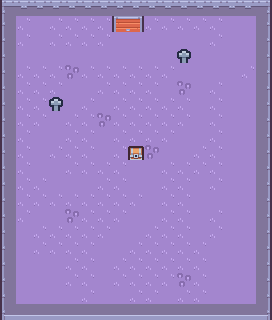

This is a level from a 2D game, rendered from its Tiled map with the project's own tilesets. A one-line summary and the complete map file follow:
An orthogonal 17x20 tile map with 16x16 px tiles, 7 tile layers (obj1, ground, obj, chest, ...), 2 tilesets.

<map version="1.10" tiledversion="1.11.2" orientation="orthogonal" renderorder="right-down" width="17" height="20" tilewidth="16" tileheight="16" infinite="0" nextlayerid="10" nextobjectid="1">
 <tileset firstgid="1" source="tilemap.tsx" />
 <tileset firstgid="235" source="kenney_tiny-dungeon/Tiled/sampleSheet.tsx" />
 <layer id="9" name="obj1" width="17" height="20">
  <data encoding="csv">
0,0,0,0,0,0,0,0,0,0,0,0,0,0,0,0,0,
0,0,0,0,0,0,0,0,0,0,0,0,0,0,0,0,0,
0,0,0,0,0,0,0,0,0,0,0,0,0,0,0,0,0,
0,0,0,0,0,0,0,0,0,0,0,0,0,0,0,0,0,
0,0,0,0,0,0,0,0,0,0,0,0,0,0,0,0,0,
0,314,305,305,305,305,305,305,305,305,305,305,305,305,305,305,0,
0,0,0,0,0,0,0,0,0,0,0,0,0,0,0,0,0,
0,0,0,0,0,0,0,0,0,0,0,0,0,0,0,0,0,
0,0,0,0,0,0,0,0,0,0,0,0,0,0,0,0,0,
0,0,0,0,0,0,0,0,0,0,0,0,0,304,305,305,0,
0,0,0,0,0,0,0,0,0,0,0,0,0,316,0,0,0,
0,0,0,0,0,0,0,0,0,0,0,0,0,316,0,0,0,
0,305,305,305,305,306,0,0,0,0,0,0,0,316,0,0,0,
0,0,0,0,0,318,0,0,0,0,0,0,0,316,0,0,0,
0,0,0,0,0,318,0,0,0,0,0,0,0,316,0,0,0,
0,0,0,0,0,318,0,0,0,0,0,0,0,316,0,0,0,
0,329,329,329,329,330,0,0,0,0,0,0,0,316,0,0,0,
0,0,0,0,0,0,0,0,0,0,0,0,0,316,0,0,0,
0,0,0,0,0,0,0,0,0,0,0,0,0,316,0,0,0,
0,0,0,0,0,0,0,0,0,0,0,0,0,0,0,0,0
</data>
 </layer>
 <layer id="2" name="ground" width="17" height="20">
  <data encoding="csv">
110,110,110,110,110,110,110,110,110,110,110,110,110,110,110,110,0,
110,20,110,20,20,20,20,20,20,20,20,20,20,20,110,110,0,
110,20,110,20,20,20,20,110,110,110,110,110,110,20,110,110,0,
110,110,110,110,110,110,110,110,110,110,110,110,110,110,110,110,0,
110,20,20,20,130,20,20,20,20,20,20,110,110,110,110,110,0,
110,20,20,20,110,110,20,20,20,20,110,130,110,20,110,110,0,
110,20,20,110,110,20,110,20,20,20,20,20,110,20,110,110,0,
110,20,20,110,20,20,130,20,20,20,20,20,110,20,110,110,0,
110,20,110,110,20,20,110,20,20,20,20,110,110,20,110,110,0,
110,20,110,20,20,20,110,20,20,130,110,110,20,20,110,110,0,
110,20,110,110,20,20,20,20,110,110,20,20,20,20,110,110,0,
110,20,20,110,110,110,20,20,110,110,20,20,110,20,110,110,0,
110,20,20,20,20,20,20,20,20,110,20,20,110,110,110,110,0,
110,20,110,110,130,20,20,20,110,110,20,20,110,20,110,110,0,
110,110,20,20,20,20,20,110,110,20,20,20,110,20,110,110,0,
110,110,20,20,20,20,110,110,20,20,20,20,20,110,110,110,0,
110,110,110,110,20,20,110,20,20,20,20,20,20,110,110,110,0,
110,110,110,110,20,20,110,20,20,20,20,130,20,110,110,110,0,
110,110,110,110,110,20,110,110,20,20,110,20,20,110,110,110,0,
110,110,20,110,20,20,20,110,110,110,20,20,20,20,110,110,0
</data>
 </layer>
 <layer id="3" name="obj" width="17" height="20">
  <data encoding="csv">
0,0,0,0,0,0,0,0,0,0,0,0,0,0,0,0,0,
0,0,0,0,0,0,0,0,0,0,0,0,0,0,0,0,0,
0,0,0,0,0,0,0,0,0,0,0,0,0,0,0,0,0,
0,0,0,0,0,0,0,0,0,0,0,299,0,0,0,0,0,
0,0,0,0,0,0,0,0,0,0,0,0,0,0,0,0,0,
0,0,0,0,0,0,0,0,0,0,0,0,0,0,0,0,0,
0,0,0,299,0,0,0,0,0,0,0,0,0,0,0,0,0,
0,0,0,0,0,0,0,0,0,0,0,0,0,0,0,0,0,
0,0,0,0,0,0,0,0,0,0,0,0,0,0,0,0,0,
0,0,0,0,0,0,0,0,0,0,0,0,0,0,0,0,0,
0,0,0,0,0,0,0,0,0,0,0,0,0,0,0,0,0,
0,0,0,0,0,0,0,0,0,0,0,0,0,0,0,0,0,
0,0,0,0,0,0,0,0,0,0,0,0,0,0,0,0,0,
0,0,0,0,0,0,0,0,0,0,0,0,0,0,0,0,0,
0,0,0,0,0,0,0,0,0,0,0,0,0,0,0,0,0,
0,0,0,0,0,0,0,0,0,0,0,0,0,0,0,0,0,
0,0,0,0,0,0,0,0,0,0,0,0,0,0,0,0,0,
0,0,0,0,0,0,0,0,0,0,0,0,0,0,0,0,0,
0,0,0,0,0,0,0,0,0,0,0,0,0,0,0,0,0,
0,0,0,0,0,0,0,0,0,0,0,0,0,0,0,0,0
</data>
 </layer>
 <layer id="7" name="chest" width="17" height="20">
  <data encoding="csv">
0,0,0,0,0,0,0,0,0,0,0,0,0,0,0,0,0,
0,0,0,0,0,0,0,0,0,0,0,0,0,0,0,0,0,
0,0,0,0,0,0,0,0,0,0,0,0,0,0,0,0,0,
0,0,0,0,0,0,0,0,0,0,0,0,0,0,0,0,0,
0,0,0,0,0,0,0,0,0,0,0,0,0,0,0,0,0,
0,0,0,0,0,0,0,0,0,0,0,0,0,0,0,0,0,
0,0,0,0,0,0,0,0,0,0,0,0,0,0,0,0,0,
0,0,0,0,0,0,0,0,0,0,0,0,0,0,0,0,0,
0,0,0,0,0,0,0,0,0,0,0,0,0,0,0,0,0,
0,0,0,0,0,0,0,0,324,0,0,0,0,0,0,0,0,
0,0,0,0,0,0,0,0,0,0,0,0,0,0,0,0,0,
0,0,0,0,0,0,0,0,0,0,0,0,0,0,0,0,0,
0,0,0,0,0,0,0,0,0,0,0,0,0,0,0,0,0,
0,0,0,0,0,0,0,0,0,0,0,0,0,0,0,0,0,
0,0,0,0,0,0,0,0,0,0,0,0,0,0,0,0,0,
0,0,0,0,0,0,0,0,0,0,0,0,0,0,0,0,0,
0,0,0,0,0,0,0,0,0,0,0,0,0,0,0,0,0,
0,0,0,0,0,0,0,0,0,0,0,0,0,0,0,0,0,
0,0,0,0,0,0,0,0,0,0,0,0,0,0,0,0,0,
0,0,0,0,0,0,0,0,0,0,0,0,0,0,0,0,0
</data>
 </layer>
 <layer id="4" name="walls" width="17" height="20">
  <data encoding="csv">
52,53,53,53,53,53,53,53,53,53,53,53,53,53,53,53,54,
70,0,0,0,0,0,0,0,0,0,0,0,0,0,0,0,72,
70,0,0,0,0,0,0,0,0,0,0,0,0,0,0,0,72,
70,0,0,0,0,0,0,0,0,0,0,0,0,0,0,0,72,
70,0,0,0,0,0,0,0,0,0,0,0,0,0,0,20,72,
70,0,0,0,0,0,0,0,0,0,0,0,0,0,0,0,72,
70,0,0,0,0,0,0,0,0,0,0,0,0,0,0,0,72,
70,0,0,0,0,0,0,0,0,0,0,0,0,0,0,0,72,
70,0,0,0,0,0,0,0,0,0,0,0,0,0,0,0,72,
70,0,0,0,0,0,0,0,0,0,0,0,0,0,0,0,72,
70,0,0,0,0,0,0,0,0,0,0,0,0,0,0,0,72,
70,0,0,0,0,0,0,0,0,0,0,0,0,0,0,0,72,
70,0,0,0,0,0,0,0,0,0,0,0,0,0,0,0,72,
70,0,0,0,0,0,0,0,0,0,0,0,0,0,0,0,72,
70,0,0,0,0,0,0,0,0,0,0,0,0,0,0,0,72,
70,0,0,0,0,0,0,0,0,0,0,0,0,0,0,0,72,
70,0,0,0,0,0,0,0,0,0,0,0,0,0,0,0,72,
70,0,0,0,0,0,0,0,0,0,0,0,0,0,0,0,72,
70,0,0,0,0,0,0,0,0,0,0,0,0,0,0,0,72,
88,89,89,89,89,89,89,89,89,89,89,89,89,89,89,89,90
</data>
 </layer>
 <layer id="5" name="ex" width="17" height="20">
  <data encoding="csv">
0,0,0,0,0,0,0,0,0,0,0,0,0,0,0,0,0,
0,0,0,0,0,0,0,0,0,0,0,0,0,0,0,0,0,
0,0,0,0,0,0,0,0,0,0,0,0,0,0,0,0,0,
0,0,0,0,0,0,0,0,0,0,0,0,0,0,0,0,0,
0,0,0,0,0,0,0,0,0,0,0,0,0,0,0,0,0,
0,0,0,0,0,0,0,0,0,0,0,0,0,0,0,0,0,
0,0,0,0,0,0,0,0,0,0,0,0,0,0,0,0,0,
0,0,0,0,0,0,0,0,0,0,0,0,0,0,0,0,0,
0,0,0,0,0,0,0,0,0,0,0,0,0,0,0,0,0,
0,0,0,0,0,0,0,0,0,0,0,0,0,0,0,0,0,
0,0,0,0,0,0,0,0,0,0,0,0,0,0,0,0,0,
0,0,0,0,0,0,0,0,0,0,0,0,0,0,0,0,0,
0,0,0,0,0,0,0,0,0,0,0,0,0,0,0,0,0,
0,0,0,0,0,0,0,0,0,0,0,0,0,0,0,0,0,
0,0,0,0,0,0,0,0,0,0,0,0,0,0,0,0,0,
0,0,0,0,0,0,0,0,0,0,0,0,0,0,0,0,0,
0,0,0,0,0,0,0,0,0,0,0,0,0,0,0,0,0,
0,0,0,0,0,0,0,0,0,0,0,0,0,0,0,0,0,
0,0,0,0,0,0,0,0,0,0,0,0,0,0,0,0,0,
0,0,0,0,0,0,0,0,0,0,0,0,0,0,0,0,0
</data>
 </layer>
 <layer id="6" name="ex_coll" width="17" height="20">
  <data encoding="csv">
0,0,0,0,0,0,0,0,0,0,0,0,0,0,0,0,0,
0,0,0,0,0,0,0,151,152,0,0,0,0,0,0,0,0,
0,0,0,0,0,0,0,0,0,0,0,0,0,0,0,0,0,
0,0,0,0,0,0,0,0,0,0,0,0,0,0,0,0,0,
0,0,0,0,0,0,0,0,0,0,0,0,0,0,0,0,0,
0,0,0,0,0,0,0,0,0,0,0,0,0,0,0,0,0,
0,0,0,0,0,0,0,0,0,0,0,0,0,0,0,0,0,
0,0,0,0,0,0,0,0,0,0,0,0,0,0,0,0,0,
0,0,0,0,0,0,0,0,0,0,0,0,0,0,0,0,0,
0,0,0,0,0,0,0,0,0,0,0,0,0,0,0,0,0,
0,0,0,0,0,0,0,0,0,0,0,0,0,0,0,0,0,
0,0,0,0,0,0,0,0,0,0,0,0,0,0,0,0,0,
0,0,0,0,0,0,0,0,0,0,0,0,0,0,0,0,0,
0,0,0,0,0,0,0,0,0,0,0,0,0,0,0,0,0,
0,0,0,0,0,0,0,0,0,0,0,0,0,0,0,0,0,
0,0,0,0,0,0,0,0,0,0,0,0,0,0,0,0,0,
0,0,0,0,0,0,0,0,0,0,0,0,0,0,0,0,0,
0,0,0,0,0,0,0,0,0,0,0,0,0,0,0,0,0,
0,0,0,0,0,0,0,0,0,0,0,0,0,0,0,0,0,
0,0,0,0,0,0,0,0,0,0,0,0,0,0,0,0,0
</data>
 </layer>
</map>
